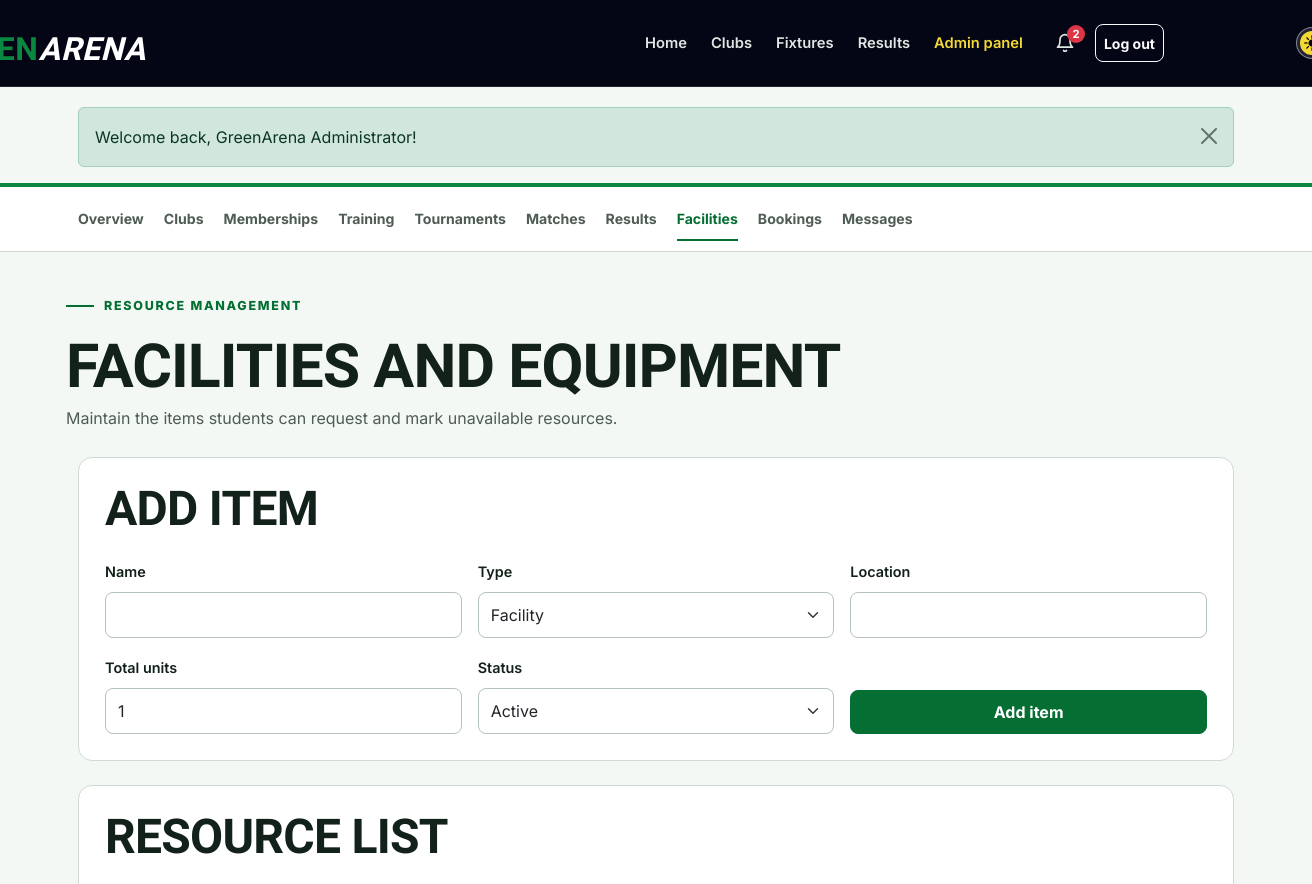
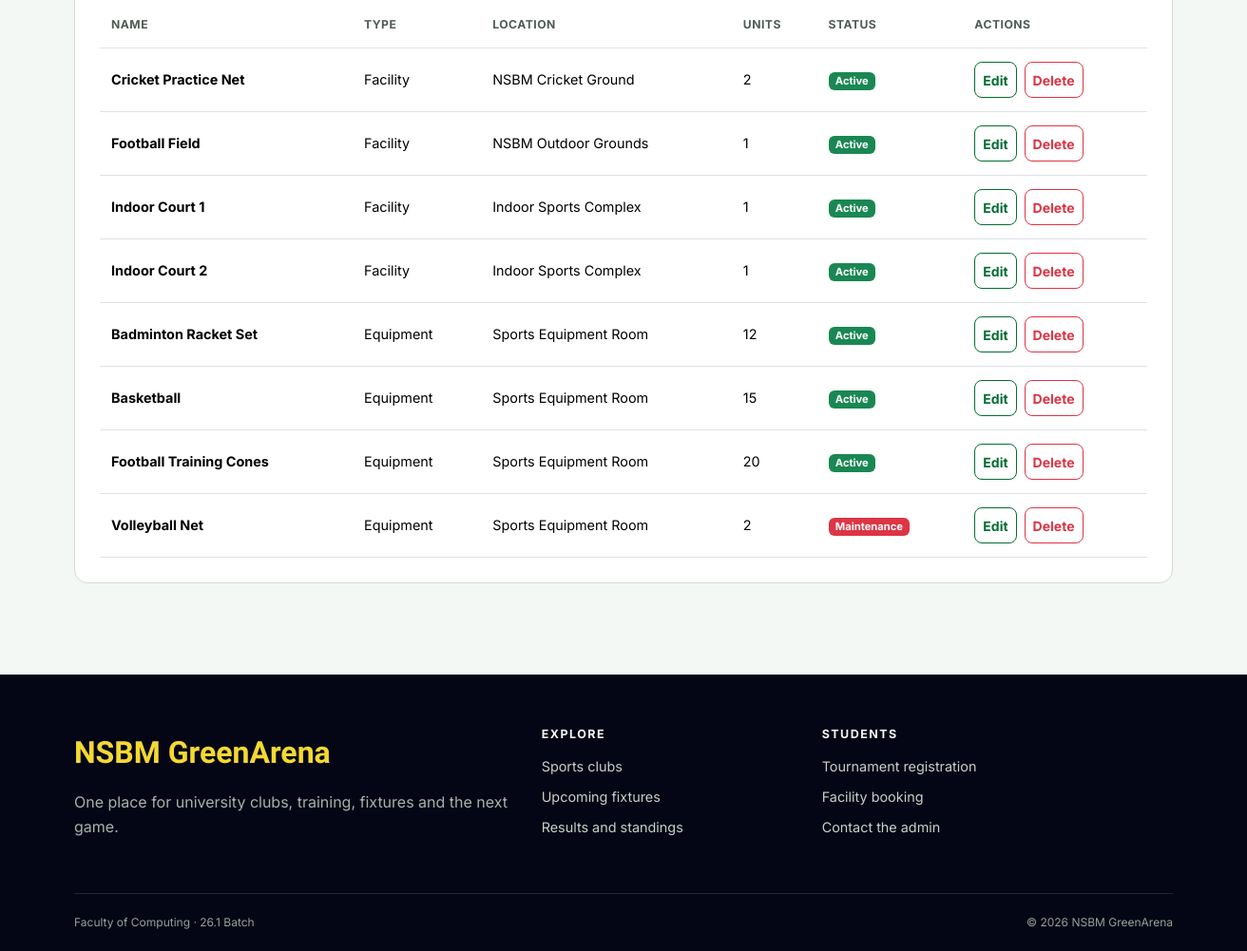
Screenshot of /admin/facilities.php (signed in) with the database file from the repository (2 pictures, top to bottom).
### tables this page shows
CREATE TABLE facilities (
    id INT UNSIGNED AUTO_INCREMENT PRIMARY KEY,
    name VARCHAR(100) NOT NULL,
    type ENUM('facility', 'equipment') NOT NULL,
    location VARCHAR(120) NOT NULL,
    total_units SMALLINT UNSIGNED NOT NULL DEFAULT 1,
    status ENUM('active', 'maintenance') NOT NULL DEFAULT 'active'
);

### admin/facilities.php (the view, shortened to what this page needs)
<?php
$errors = [];
$values = ['id' => '', 'name' => '', 'type' => 'facility', 'location' => '', 'total_units' => '1', 'status' => 'active'];
$facilities = fetch_all('SELECT * FROM facilities ORDER BY type, name');
include __DIR__ . '/../includes/header.php';
include __DIR__ . '/../includes/admin_nav.php';
?>
<div class="container dashboard-head"><span class="section-kicker">Resource management</span>
    <h1>Facilities and equipment</h1>
    <p>Maintain the items students can request and mark unavailable resources.</p>
</div>
<div class="container dashboard-content">
    <section class="content-panel">
        <div class="page-title-row">
            <h2><?= $values['id'] ? 'Edit item' : 'Add item' ?></h2>
        </div><?php if ($errors): ?>
            <div class="alert alert-danger">
                <ul class="mb-0"><?php foreach ($errors as $error): ?>
                        <li><?= e($error) ?></li><?php endforeach; ?>
                </ul>
        </div><?php endif; ?>
        <form method="post" class="needs-validation" novalidate>
            <div class="row g-3">
                <div class="col-md-4">
                    <label class="form-label" for="name">Name</label>
                    <input class="form-control" id="name" name="name" value="<?= e($values['name']) ?>" required>
                </div>
                <div class="col-md-4">
                    <label class="form-label" for="type">Type</label>
                    <select class="form-select" id="type" name="type">
                        <option value="facility" <?= $values['type'] === 'facility' ? 'selected' : '' ?>>Facility</option>
                    </select>
                </div>
                <div class="col-md-4">
                    <label class="form-label" for="location">Location</label>
                    <input class="form-control" id="location" name="location" value="<?= e($values['location']) ?>" required>
                </div>
                <div class="col-md-4">
                    <label class="form-label" for="total_units">Total units</label>
                    <input class="form-control" type="number" id="total_units" name="total_units" min="1" max="500" value="<?= e($values['total_units']) ?>" required>
                </div>
                <div class="col-md-4">
                    <label class="form-label" for="status">Status</label>
                    <select class="form-select" id="status" name="status">
                        <option value="active" <?= $values['status'] === 'active' ? 'selected' : '' ?>>Active</option>
                    </select>
                </div>
                <div class="col-md-4 d-flex align-items-end">
                    <button class="btn btn-sport w-100" type="submit"><?= $values['id'] ? 'Save changes' : 'Add item' ?></button>
                </div>
            </div>
        </form>
    </section>
    <section class="content-panel">
        <h2 class="mb-4">Resource list</h2>
        <div class="table-responsive">
            <table class="table">
                <thead>
                    <tr>
                        <th>Name</th>
                        <th>Type</th>
                        <th>Location</th>
                        <th>Units</th>
                        <th>Status</th>
                        <th>Actions</th>
                    </tr>
                </thead>
                <tbody>
                    <?php foreach ($facilities as $row): ?>
                        <tr>
                            <td><strong><?= e($row['name']) ?></strong></td>
                            <td><?= e(ucfirst($row['type'])) ?></td>
                            <td><?= e($row['location']) ?></td>
                            <td><?= $row['total_units'] ?></td>
                            <td><?= status_badge($row['status']) ?></td>
                            <td>
                                <div class="table-actions"><a class="btn btn-sm btn-outline-sport" href="<?= e(url('admin/facilities.php?edit=' . $row['id'])) ?>">Edit</a>
                                    <form method="post">
                                        <button class="btn btn-sm btn-outline-danger" type="submit" data-confirm="Delete this item and all related bookings?">Delete</button>
                                    </form>
                                </div>
                            </td>
                    </tr><?php endforeach; ?>
                </tbody>
            </table>
        </div>
    </section>
</div>
<?php include __DIR__ . '/../includes/footer.php'; ?>

### includes/functions.php (shortened to what this page needs)
<?php
function e($value)
{
    return htmlspecialchars($value ?? '', ENT_QUOTES);
}
function url($path = '')
{
    return BASE_PATH . '/' . ltrim($path, '/');
}
function run_query($sql, $params = [])
{
    global $connection;
    $statement = mysqli_prepare($connection, $sql);
    if (count($params) > 0) {
        $types = str_repeat('s', count($params));
        mysqli_stmt_bind_param($statement, $types, ...$params);
    }
    if (!mysqli_stmt_execute($statement)) {
        die('SQL error: ' . mysqli_stmt_error($statement));
    }
    return $statement;
}
function fetch_all($sql, $params = [])
{
    $statement = run_query($sql, $params);
    $result = mysqli_stmt_get_result($statement);
    return mysqli_fetch_all($result, MYSQLI_ASSOC);
}
function status_badge($status)
{
    $classes = [
        'approved' => 'success',
        'active' => 'success',
        'completed' => 'success',
        'registered' => 'success',
        'ongoing' => 'info',
        'scheduled' => 'info',
        'pending' => 'warning',
        'upcoming' => 'warning',
        'rejected' => 'danger',
        'cancelled' => 'danger',
        'maintenance' => 'danger',
        'inactive' => 'secondary',
        'withdrawn' => 'secondary',
    ];
    $class = $classes[$status] ?? 'secondary';
    return '<span class="badge text-bg-' . $class . '">' . e(ucfirst($status)) . '</span>';
}

### assets/css/style.css (style rules this page uses)
:root { --navy-950: #040615; --navy-900: #0d1023; --navy-800: #191d34; --green-600: #0a8842; --green-700: #046e33; --green-800: #055728; --yellow-400: #f4d833; --paper-50: #f3f8f4; --paper-100: #e7efe9; --ink-900: #122119; --ink-600: #4f5c54; --page-bg: var(--paper-50); --page-text: var(--ink-900); --muted-text: var(--ink-600); --brand: var(--green-700); --brand-hover: var(--green-800); --highlight: var(--yellow-400); --highlight2: var(--green-600); --dark-surface: var(--navy-950); --line: #d1dad2; --radius-sm: 8px; --radius-md: 14px; --radius-lg: 22px; --shadow: 0 12px 32px rgba(11, 26, 18, 0.08); }
* { box-sizing: border-box; }
html { scroll-behavior: smooth; }
body { min-height: 100dvh; margin: 0; background: var(--page-bg); color: var(--page-text); font-family: "Inter", sans-serif; font-size: 16px; line-height: 1.65; }
a { color: var(--brand); text-underline-offset: 3px; }
button, a, input, select, textarea { transition: color 180ms ease-out, background-color 180ms ease-out, border-color 180ms ease-out, transform 180ms ease-out; }
h1, h2, h3, h4, .display-font { font-family: "Barlow Condensed", sans-serif; font-weight: 700; line-height: 1.05; letter-spacing: -0.015em; }
h1 { font-size: clamp(2.5rem, 6vw, 4.8rem); }
h2 { font-size: clamp(2rem, 4vw, 3rem); }
p { max-width: 72ch; }
.container { max-width: 1180px; }
.btn { min-height: 44px; display: inline-flex; align-items: center; justify-content: center; gap: 8px; font-weight: 700; border-radius: var(--radius-sm); }
.btn-sm { min-height: 38px; }
.btn-sport { background: var(--brand); border-color: var(--brand); color: #fff; }
.btn-outline-sport { color: var(--brand); border-color: var(--brand); }
.hero-kicker, .section-kicker { display: inline-flex; align-items: center; gap: 10px; margin-bottom: 18px; color: var(--brand); font-size: 0.78rem; font-weight: 800; letter-spacing: 0.14em; text-transform: uppercase; }
.hero-kicker::before, .section-kicker::before { content: ""; width: 28px; height: 2px; background: currentColor; }
.page-title-row { display: flex; flex-wrap: wrap; justify-content: space-between; align-items: center; gap: 16px; margin-bottom: 24px; }
.page-title-row h1, .page-title-row h2 { margin: 0; }
.content-panel { padding: 26px; margin-bottom: 24px; background: #fff; border: 1px solid var(--line); border-radius: var(--radius-md); }
.content-panel h2, .content-panel h3 { text-transform: uppercase; }
.form-control, .form-select { min-height: 46px; border-radius: var(--radius-sm); border-color: #b5c2b7; }
.form-label { font-weight: 600; font-size: 0.9rem; }
.dashboard-head { padding: 36px 0 26px; }
.dashboard-head h1 { margin: 0; font-size: clamp(2.5rem, 5vw, 3.8rem); text-transform: uppercase; }
.dashboard-head p { margin: 6px 0 0; color: var(--muted-text); }
.dashboard-content { padding-bottom: 72px; }
.table { margin-bottom: 0; vertical-align: middle; }
.table > :not(caption) > * > * { padding: 14px 12px; }
.table thead th { color: var(--muted-text); font-size: 0.76rem; letter-spacing: 0.04em; text-transform: uppercase; white-space: nowrap; }
.table tbody td { font-size: 0.9rem; }
.table-actions { display: flex; flex-wrap: wrap; gap: 8px; }
.table-actions form { margin: 0; }
.badge { font-size: 0.7rem; }

### rows the page displays
facilities: name "Cricket Practice Net", type "Facility", location "NSBM Cricket Ground", total_units "2", status "Active"
facilities: name "Football Field", type "Facility", location "NSBM Outdoor Grounds", total_units "1", status "Active"
facilities: name "Indoor Court 1", type "Facility", location "Indoor Sports Complex", total_units "1", status "Active"
facilities: name "Indoor Court 2", type "Facility", location "Indoor Sports Complex", total_units "1", status "Active"
facilities: name "Badminton Racket Set", type "Equipment", location "Sports Equipment Room", total_units "12", status "Active"
facilities: name "Basketball", type "Equipment", location "Sports Equipment Room", total_units "15", status "Active"
facilities: name "Football Training Cones", type "Equipment", location "Sports Equipment Room", total_units "20", status "Active"
facilities: name "Volleyball Net", type "Equipment", location "Sports Equipment Room", total_units "2", status "Maintenance"

### other values shown
$unreadNotifications "2"
$message['message'] "Welcome back, GreenArena Administrator!"
